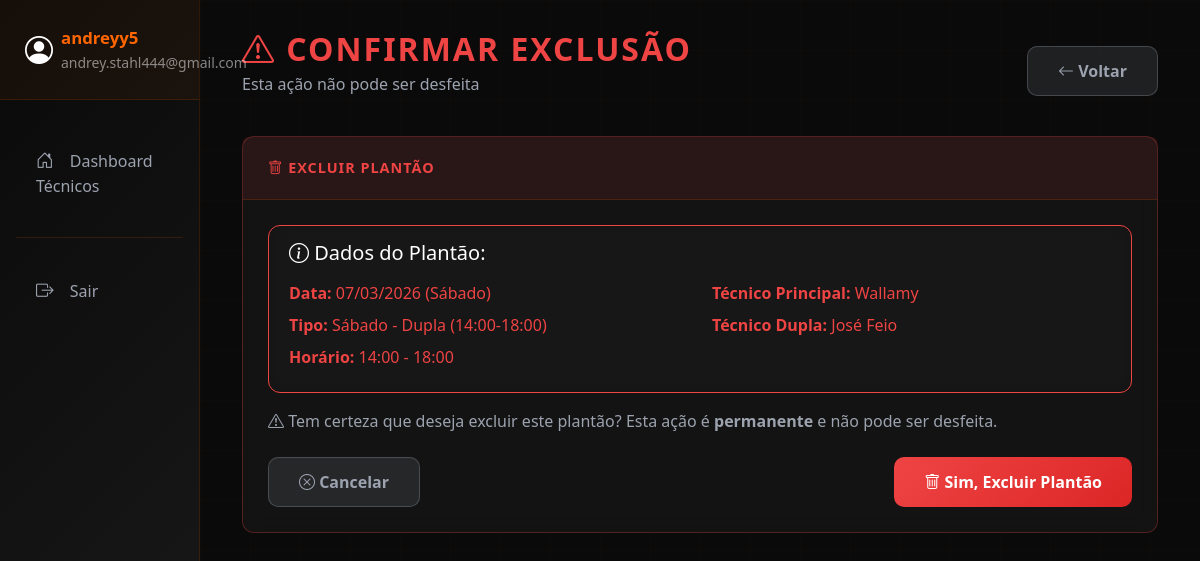
The app's page /plantao/tecnicos/deletar/3/ (signed in) with its own data.
### apps/plantao/models.py (models this page shows, shortened)
class PlantaoTecnico(models.Model):
    TIPO_CHOICES = [
        ('SABADO_DUPLA', 'Sábado - Dupla (14:00-18:00)'),
        ('DOMINGO_SOLO', 'Domingo - Solo (Dia Todo)'),
        ('AVULSO_SOLO', 'Dia Avulso - Solo (Dia Todo)'),
    ]
    tecnico_principal = models.ForeignKey(
        TecnicoCampo,
        on_delete=models.CASCADE,
        related_name='plantoes_principal'
    )
    tecnico_dupla = models.ForeignKey(
        TecnicoCampo,
        on_delete=models.CASCADE,
        related_name='plantoes_dupla',
        null=True,
        blank=True,
        help_text="Apenas para plantões de sábado"
    )
    data = models.DateField()
    tipo = models.CharField(max_length=20, choices=TIPO_CHOICES)
    hora_inicio = models.TimeField()
    hora_fim = models.TimeField()
    observacoes = models.TextField(blank=True, null=True)
    criado_em = models.DateTimeField(auto_now_add=True)
    atualizado_em = models.DateTimeField(auto_now=True)
    class Meta:
        verbose_name = "Plantão Técnico"
        verbose_name_plural = "Plantões Técnicos"
        ordering = ['data', 'hora_inicio']
        unique_together = ['data', 'tipo']  # Não pode ter 2 plantões do mesmo tipo no mesmo dia
    @property
    def dia_semana(self):
        dias = ['Segunda', 'Terça', 'Quarta', 'Quinta', 'Sexta', 'Sábado', 'Domingo']
        return dias[self.data.weekday()]

class TecnicoCampo(models.Model):
    user = models.OneToOneField(
        User,
        on_delete=models.SET_NULL,
        null=True,
        blank=True,
        related_name='tecnico'
    )
    nome_completo = models.CharField(max_length=200)
    telefone = models.CharField(max_length=20, blank=True, null=True)
    email = models.EmailField(blank=True, null=True)
    ordem_fila = models.IntegerField(default=0, help_text="Ordem na rotação de plantões")
    ativo = models.BooleanField(default=True)
    criado_em = models.DateTimeField(auto_now_add=True)
    atualizado_em = models.DateTimeField(auto_now=True)
    class Meta:
        verbose_name = "Técnico de Campo"
        verbose_name_plural = "Técnicos de Campo"
        ordering = ['ordem_fila', 'nome_completo']

### apps/plantao/views.py (the view)
    def wrapper(request, *args, **kwargs):
        if not is_admin(request.user):
            messages.error(request, '🔒 Você não tem permissão para acessar esta página.')
            return redirect('dashboard')
        return view_func(request, *args, **kwargs)

### apps/plantao/views.py (called while the page is built)
def is_admin(user):
    return user.groups.filter(name='Administrador').exists() or user.is_superuser

def get_user_colaborador(user):
    try:
        return Colaborador.objects.get(user=user)
    except Colaborador.DoesNotExist:
        return None

def admin_required(view_func):
    def wrapper(request, *args, **kwargs):
        if not is_admin(request.user):
            messages.error(request, '🔒 Você não tem permissão para acessar esta página.')
            return redirect('dashboard')
        return view_func(request, *args, **kwargs)
    return wrapper

def notificacoes_processor(request):
    if request.user.is_authenticated:
        colaborador = get_user_colaborador(request.user)
        if colaborador:
            nao_lidas = Notificacao.objects.filter(
                colaborador=colaborador,
                lida=False
            ).count()
            return {'notificacoes_nao_lidas': nao_lidas}
    return {'notificacoes_nao_lidas': 0}

@login_required
@admin_required
def deletar_plantao_tecnico(request, plantao_id):
    from .models import PlantaoTecnico
    plantao = get_object_or_404(PlantaoTecnico, id=plantao_id)
    if request.method == 'POST':
        plantao.delete()
        messages.success(request, '✅ Plantão removido!')
        return redirect('dashboard_tecnicos')
    context = {
        'plantao': plantao,
    }
    return render(request, 'dashboard/tecnicos/confirmar_delete.html', context)

### templates/dashboard/tecnicos/confirmar_delete.html (shortened to what this page needs)
{% extends 'base.html' %}
{% block content %}
<div class="d-flex justify-content-between align-items-center mb-4">
    <div>
        <h2 class="mb-1" style="color: #ef4444; font-weight: 700; text-transform: uppercase; letter-spacing: 2px;">
            <i class="bi bi-exclamation-triangle"></i> Confirmar Exclusão
        </h2>
        <p class="text-muted">Esta ação não pode ser desfeita</p>
    </div>
    <a href="{% url 'dashboard_tecnicos' %}" class="btn btn-secondary">
        <i class="bi bi-arrow-left"></i> Voltar
    </a>
</div>
<div class="card" style="border-color: rgba(239, 68, 68, 0.3);">
    <div class="card-header" style="background: rgba(239, 68, 68, 0.1); color: #ef4444;">
        <i class="bi bi-trash"></i> Excluir Plantão
    </div>
    <div class="card-body">
        <div class="alert alert-danger">
            <h5 class="mb-3"><i class="bi bi-info-circle"></i> Dados do Plantão:</h5>
            <div class="row">
                <div class="col-md-6">
                    <p class="mb-2"><strong>Data:</strong> {{ plantao.data|date:"d/m/Y" }} ({{ plantao.dia_semana }})</p>
                    <p class="mb-2"><strong>Tipo:</strong> {{ plantao.get_tipo_display }}</p>
                    <p class="mb-2"><strong>Horário:</strong> {{ plantao.hora_inicio|time:"H:i" }} - {{ plantao.hora_fim|time:"H:i" }}</p>
                </div>
                <div class="col-md-6">
                    <p class="mb-2"><strong>Técnico Principal:</strong> {{ plantao.tecnico_principal.nome_completo }}</p>
                    {% if plantao.tecnico_dupla %}
                    <p class="mb-2"><strong>Técnico Dupla:</strong> {{ plantao.tecnico_dupla.nome_completo }}</p>
                    {% endif %}
                </div>
            </div>
        </div>
        <p class="text-muted mb-4">
            <i class="bi bi-exclamation-triangle"></i>
            Tem certeza que deseja excluir este plantão? Esta ação é <strong>permanente</strong> e não pode ser desfeita.
        </p>
        <form method="post">
            <div class="d-flex justify-content-between">
                <a href="{% url 'dashboard_tecnicos' %}" class="btn btn-secondary">
                    <i class="bi bi-x-circle"></i> Cancelar
                </a>
                <button type="submit" class="btn btn-danger">
                    <i class="bi bi-trash"></i> Sim, Excluir Plantão
                </button>
            </div>
        </form>
    </div>
</div>
{% endblock %}

### templates/base.html (shortened to what this page needs)
<!DOCTYPE html>
<html lang="pt-BR">
<head>
    <link href="https://cdn.jsdelivr.net/npm/bootstrap@5.3.0/dist/css/bootstrap.min.css" rel="stylesheet">
    <link rel="stylesheet" href="https://cdn.jsdelivr.net/npm/bootstrap-icons@1.10.0/font/bootstrap-icons.css">
</head>
<body>
    <div class="container-fluid">
        <div class="row">
            <div class="col-md-2 px-0 sidebar">
<div class="user-info">
                    <div class="d-flex align-items-center">
                        <i class="bi bi-person-circle fs-3 me-2"></i>
                        <div>
                            <div class="fw-bold">{{ user.get_full_name|default:user.username }}</div>
                            <small class="text-white-50">{{ user.email }}</small>
                        </div>
                    </div>
                </div>
                <nav class="nav flex-column mt-4">
                    {% if 'tecnicos' in request.path %}
                        <a class="nav-link {% if request.resolver_match.url_name == 'dashboard_tecnicos' %}active{% endif %}"
                           href="{% url 'dashboard_tecnicos' %}">
                            <i class="bi bi-house-door"></i> Dashboard Técnicos
                        </a>
                    {% endif %}
                    <hr class="text-white-50 mx-3">
                    <a class="nav-link" href="{% url 'logout' %}">
                        <i class="bi bi-box-arrow-right"></i> Sair
                    </a>
                </nav>
            </div>
            <div class="col-md-10">
                <div class="content-wrapper">
                    {% block content %}{% endblock %}
                </div>
            </div>
        </div>
    </div>
</body>
</html>

### templates/base.html (style rules this page uses)
:root { --primary-orange: #ff6600; --dark-orange: #ff8c00; --bg-dark: #0a0a0a; --bg-card: rgba(26, 26, 26, 0.6); --text-light: #ffffff; --text-gray: #9ca3af; --border-subtle: rgba(255, 102, 0, 0.15); }
* { scrollbar-width: thin; scrollbar-color: var(--primary-orange) var(--bg-dark); }
body { min-height: 100vh; background-color: var(--bg-dark); color: var(--text-light); position: relative; overflow-x: hidden; }
body::before { content: ''; position: fixed; inset: 0; background-image: linear-gradient(rgba(255, 102, 0, 0.02) 1px, transparent 1px), linear-gradient(90deg, rgba(255, 102, 0, 0.02) 1px, transparent 1px); background-size: 50px 50px; animation: gridMove 20s linear infinite; pointer-events: none; z-index: 0; }
.sidebar { min-height: 100vh; background: linear-gradient(135deg, #0a0a0a 0%, #1a1a1a 100%); border-right: 1px solid var(--border-subtle); position: relative; z-index: 10; }
.sidebar .nav-link { color: var(--text-gray); padding: 14px 20px; margin: 8px 15px; border-radius: 10px; border: 1px solid transparent; transition: all 0.3s ease; position: relative; }
.sidebar .nav-link::before { content: ''; position: absolute; left: 0; top: 0; height: 100%; width: 3px; background: var(--primary-orange); transform: scaleY(0); transition: transform 0.3s ease; border-radius: 0 3px 3px 0; }
.sidebar .nav-link i { margin-right: 12px; width: 20px; text-align: center; font-size: 1.1rem; }
.content-wrapper { padding: 30px; position: relative; z-index: 1; }
.card { background: var(--bg-card); backdrop-filter: blur(10px); border: 1px solid var(--border-subtle); border-radius: 12px; margin-bottom: 25px; transition: all 0.3s ease; }
.card-header { background: rgba(255, 102, 0, 0.05); border-bottom: 1px solid var(--border-subtle); padding: 20px 25px; font-weight: 600; color: var(--primary-orange); border-radius: 11px 11px 0 0; text-transform: uppercase; letter-spacing: 1px; font-size: 0.9rem; }
.card-body { padding: 25px; color: var(--text-light); }
.btn-secondary { background: rgba(156, 163, 175, 0.15); border: 1px solid rgba(156, 163, 175, 0.3); padding: 12px 30px; border-radius: 10px; color: var(--text-gray); font-weight: 600; transition: all 0.3s ease; }
.btn-danger { background: linear-gradient(135deg, #ef4444 0%, #dc2626 100%); border: none; padding: 12px 30px; border-radius: 10px; color: #fff; font-weight: 700; transition: all 0.3s ease; }
.user-info { padding: 25px; border-bottom: 1px solid var(--border-subtle); background: rgba(255, 102, 0, 0.05); }
.user-info .fw-bold { color: var(--primary-orange); font-size: 1.05rem; }
.alert { border-radius: 12px; border: 1px solid; padding: 15px 20px; font-weight: 500; background: rgba(26, 26, 26, 0.4); backdrop-filter: blur(10px); }
.alert-danger, .alert-error { border-color: #ef4444; color: #ef4444; }
.text-muted { color: var(--text-gray) !important; }
h1, h2, h3, h4, h5, h6 { color: var(--text-light); }
hr { border-color: var(--border-subtle); opacity: 1; }

### records on screen
PlantaoTecnico: data "07/03/2026", dia_semana "Sábado", tipo "Sábado - Dupla (14:00-18:00)", hora_inicio "14:00", hora_fim "18:00", tecnico_principal.nome_completo "Wallamy", tecnico_dupla.nome_completo "José Feio"

### other values on screen
{{ user.get_full_name|default:user.username }} "andreyy5"
{{ user.email }} "andrey.stahl444@gmail.com"
